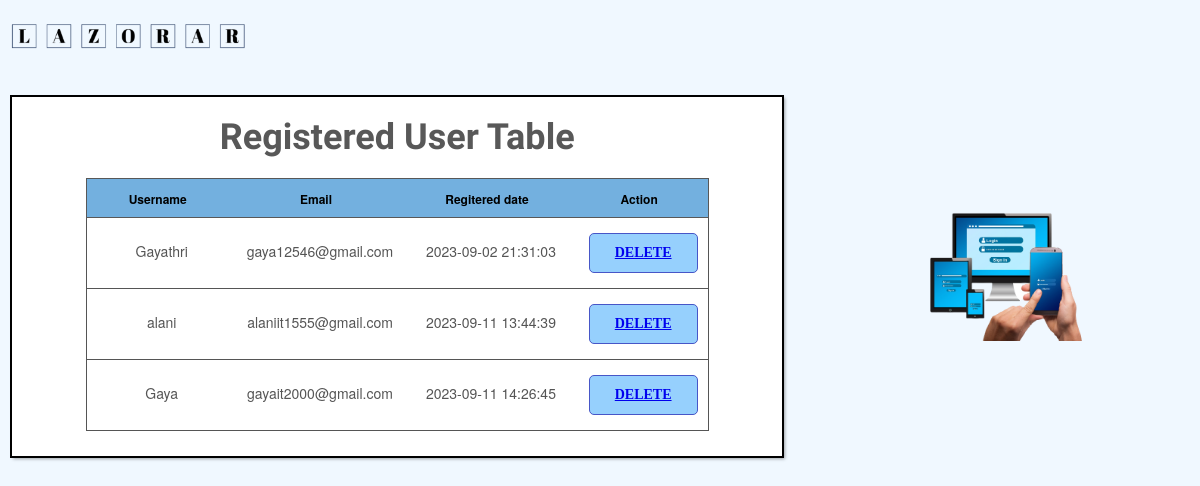
The page /admin/usertable.php on the database its author committed.
### tables this page shows
CREATE TABLE `user` (
  `user_id` int(11) NOT NULL,
  `username` varchar(100) NOT NULL,
  `email` varchar(200) NOT NULL,
  `password` varchar(100) NOT NULL,
  `date` datetime NOT NULL DEFAULT current_timestamp()
);

### admin/usertable.php (the view, shortened to what this page needs)
<!DOCTYPE html>
<html lang="en">
<head>
  <link rel="stylesheet" href="table.css">
</head>
<body>
  <div class="imgAddItem">
    <a href="adminPanel.php"><img src="image/logo.png" alt="Lazorar"></a>
  </div>
  <div class="containerNew">
    <div id="wrapper">
      <h1>Registered User Table</h1>
      <table id="keywords" cellspacing="0" cellpadding="0">
        <thead>
          <tr>
            <th><span>Username</span></th>
            <th><span>Email</span></th>
            <th><span>Regitered date</span></th>
            <th><span>Action</span></th>
          </tr>
        </thead>
        <tbody>
          <?php
          require 'connection.php';
          $select_products = mysqli_query($con, "SELECT * FROM `user`");
          if (mysqli_num_rows($select_products) > 0) {
            while ($row = mysqli_fetch_assoc($select_products)) {
              ?>
              <tr>
                <td>
                  <?php echo $row['username']; ?>
                </td>
                <td>
                  <?php echo $row['email']; ?>
                </td>
                <td>
                  <?php echo $row['date']; ?>
                </td>
                <td>
                  <a href="user-delete.php?delete=<?php echo $row['user_id']; ?>"> <button
                      class="btnDel">Delete</a></button>
                  <br>
              </tr>
              <?php
            }
          }
          ?>
        </tbody>
      </table>
    </div>
    <div class="adminImg">
      <img src="../image/reg3.png" alt="">
    </div>
  </div>
</body>
</html>

### admin/table.css (style rules this page uses)
html, body, div, span, applet, object, iframe, h1, h2, h3, h4, h5, h6, p, blockquote, pre, a, abbr, acronym, address, big, cite, code, del, dfn, em, img, ins, kbd, q, s, samp, small, strike, strong, sub, sup, tt, var, b, u, i, center, dl, dt, dd, ol, ul, li, fieldset, form, label, legend, table, caption, tbody, tfoot, thead, tr, th, td, article, aside, canvas, details, embed, figure, figcaption, footer, header, hgroup, menu, nav, output, ruby, section, summary, time, mark, audio, video { margin: 0; padding: 0; border: 0; font-size: 100%; font: inherit; vertical-align: baseline; outline: none; -webkit-font-smoothing: antialiased; -webkit-text-size-adjust: 100%; -ms-text-size-adjust: 100%; -webkit-box-sizing: border-box; -moz-box-sizing: border-box; box-sizing: border-box; }
html { overflow-y: scroll; }
body { background-color: aliceblue; font-family: 'Helvetica Neue', Helvetica, Arial, sans-serif; font-size: 62.5%; line-height: 1; color: #585858; padding: 22px 10px; padding-bottom: 55px; }
table { border-collapse: collapse; border-spacing: 0; }
img { border: 0; max-width: 100%; }
h1 { font-family: 'Amarante', Tahoma, sans-serif; font-weight: bold; font-size: 3.6em; line-height: 1.7em; margin-bottom: 10px; text-align: center; }
.imgAddItem img { width: 20%; margin-bottom: 15px; }
#wrapper { display: block; width: 1200px; background: #fff; margin: 0 auto; padding: 10px 17px; margin-top: 30px; border: 2px solid black; -webkit-box-shadow: 2px 2px 3px -1px rgba(0,0,0,0.35); }
.containerNew { display: flex; justify-content: center; align-items: center; }
.adminImg img { width: 65%; margin-left: 50px; float: right; margin-right:10%; }
#keywords { margin: 0 auto; font-size: 1.4em; margin-bottom: 15px; border: 1px solid; }
#keywords tr { border: 1px solid; }
#keywords thead { cursor: pointer; background: #73b0df; }
#keywords thead tr th { font-weight: bold; padding: 12px 30px; padding-left: 42px; }
#keywords thead tr th span { padding-right: 20px; background-repeat: no-repeat; background-position: 100% 100%; font-size: 12px; color:black; }
#keywords tbody tr { color: #555; }
#keywords tbody tr td { text-align: center; padding: 15px 10px; }
button { width: 100%; height: 40px; background: #96d0fd; box-sizing: border-box; border-radius: 5px; border: 1px solid #4756c7; color: #fff; font-weight: bold; text-transform: uppercase; font-size: 14px; font-family: Montserrat; outline: none; cursor: pointer; text-decoration: none; }
.adminImg img { width: 55%; margin-left: 50px; float: right; margin-right:20%; }

### rows shown on the page
user: username "Gayathri", email "gaya12546@gmail.com", date "2023-09-02 21:31:03"
user: username "alani", email "alaniit1555@gmail.com", date "2023-09-11 13:44:39"
user: username "Gaya", email "gayait2000@gmail.com", date "2023-09-11 14:26:45"
